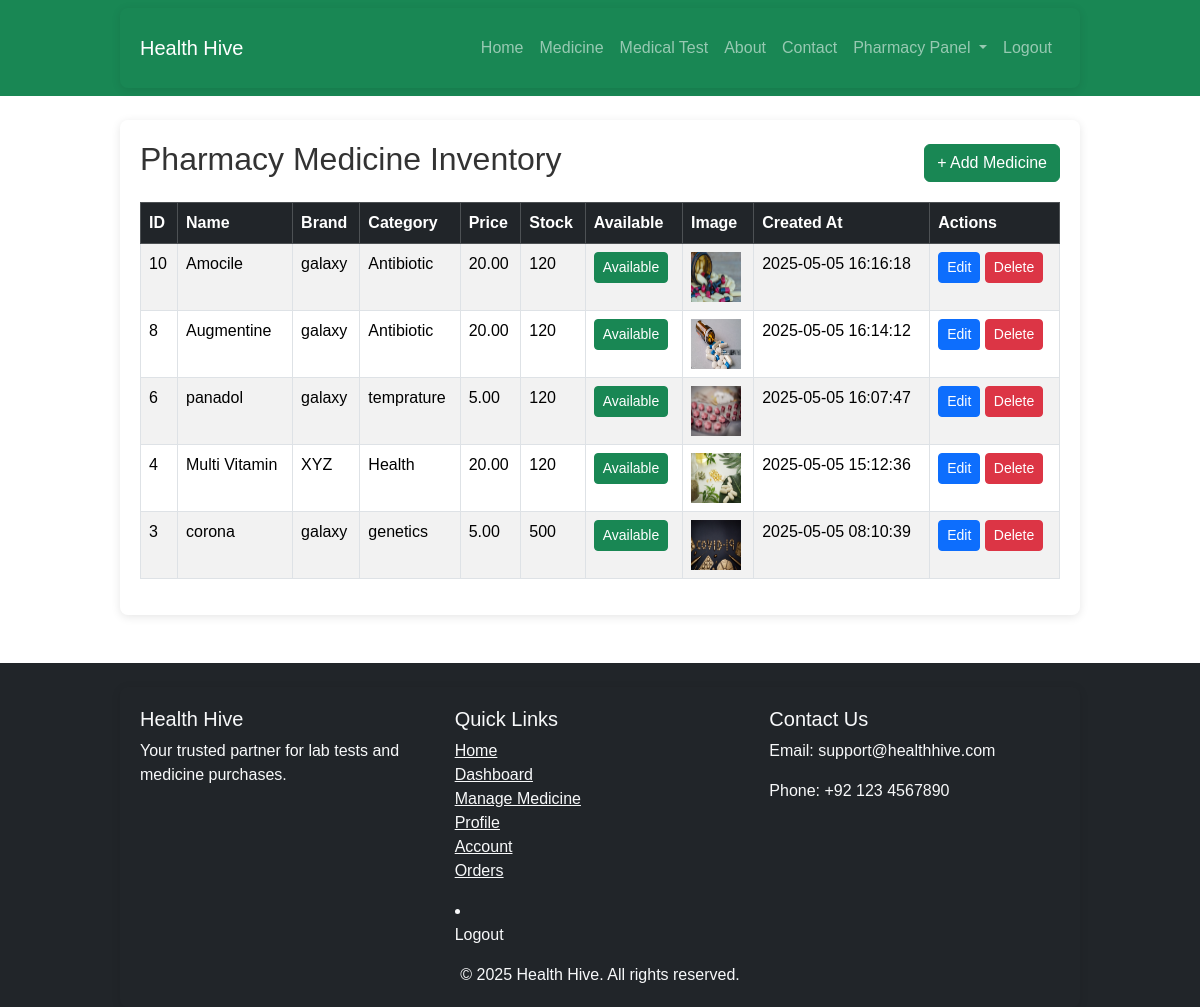
The page /pharmacy/manage_medicine.php (signed in) on the database its author committed.
### tables this page shows
CREATE TABLE `medicines` (
  `id` int(11) NOT NULL,
  `pharmacy_id` int(11) NOT NULL,
  `name` varchar(255) NOT NULL,
  `brand` varchar(255) DEFAULT NULL,
  `generic` varchar(255) DEFAULT NULL,
  `category` varchar(100) DEFAULT NULL,
  `price` decimal(10,2) NOT NULL,
  `discount` decimal(5,2) DEFAULT 0.00,
  `stock` int(11) NOT NULL,
  `description` text DEFAULT NULL,
  `image` varchar(255) DEFAULT NULL,
  `status` tinyint(1) DEFAULT 1,
  `is_available` tinyint(1) DEFAULT 1,
  `created_at` timestamp NOT NULL DEFAULT current_timestamp()
);

### pharmacy/manage_medicine.php (the view, shortened to what this page needs)
<?php
require_once __DIR__ . '/../header.php';
$pharmacy_id = $_SESSION['user_id'] ?? 1;
$query = "SELECT * FROM medicines WHERE pharmacy_id = ? AND status = 1 ORDER BY created_at DESC";
$stmt = $conn->prepare($query);
$stmt->bind_param("i", $pharmacy_id);
$stmt->execute();
$result = $stmt->get_result();
?>
<div class="container mt-4">
    <div class="d-flex justify-content-between align-items-center mb-3">
        <h2>Pharmacy Medicine Inventory</h2>
        <a href="add_medicine.php" class="btn btn-success">+ Add Medicine</a>
    </div>
    <div class="table-responsive">
        <table id="medicineTable" class="table table-striped table-bordered">
            <thead class="table-dark">
                <tr>
                    <th>ID</th>
                    <th>Name</th>
                    <th>Brand</th>
                    <th>Category</th>
                    <th>Price</th>
                    <th>Stock</th>
                    <th>Available</th>
                    <th>Image</th>
                    <th>Created At</th>
                    <th>Actions</th>
                </tr>
            </thead>
            <tbody>
                <?php while ($row = $result->fetch_assoc()) { ?>
                    <tr>
                        <td><?= $row['id'] ?></td>
                        <td><?= htmlspecialchars($row['name']) ?></td>
                        <td><?= htmlspecialchars($row['brand']) ?></td>
                        <td><?= htmlspecialchars($row['category']) ?></td>
                        <td><?= number_format($row['price'], 2) ?></td>
                        <td><?= $row['stock'] ?></td>
                        <td>
    <a href="manage_medicine.php?action=toggle_availability&id=<?= $row['id'] ?>"
       class="btn btn-sm btn-<?= $row['is_available'] ? 'success' : 'secondary' ?>">
        <?= $row['is_available'] ? 'Available' : 'Unavailable' ?>
    </a>
</td>
                        <td>
                            <?php if ($row['image']) { ?>
                                <img src="../<?= $row['image'] ?>" width="50" height="50">
                            <?php } else {
                                echo 'N/A';
                            } ?>
                        </td>
                        <td><?= $row['created_at'] ?></td>
                        <td>
    <a href="update_medicine.php?id=<?= $row['id'] ?>" class="btn btn-sm btn-primary mb-1">
        <i class="fa fa-edit"></i> Edit
    </a>
    <a href="manage_medicine.php?action=delete&id=<?= $row['id'] ?>"
       class="btn btn-sm btn-danger mb-1"
       onclick="return confirm('Are you sure you want to delete this medicine?');">
        <i class="fa fa-trash"></i> Delete
    </a>
</td>
                    </tr>
                <?php } ?>
            </tbody>
        </table>
    </div>
</div>
<?php
require_once __DIR__ . '/../footer.php';
?>

### assets/css/style.css (style rules this page uses)
* { margin: 0; padding: 0; box-sizing: border-box; }
body { font-family: Arial, sans-serif; color: #333; }
.container { width: 80%; margin: 0 auto; padding: 20px; box-shadow: 0 2px 10px rgba(0, 0, 0, 0.1); border-radius: 8px; }

### rows shown on the page
medicines: id "10", name "Amocile", brand "galaxy", category "Antibiotic", price "20.00", stock "120", is_available "Available", image (picture), created_at "2025-05-05 16:16:18"
medicines: id "8", name "Augmentine", brand "galaxy", category "Antibiotic", price "20.00", stock "120", is_available "Available", image (picture), created_at "2025-05-05 16:14:12"
medicines: id "6", name "panadol", brand "galaxy", category "temprature", price "5.00", stock "120", is_available "Available", image (picture), created_at "2025-05-05 16:07:47"
medicines: id "4", name "Multi Vitamin", brand "XYZ", category "Health", price "20.00", stock "120", is_available "Available", image (picture), created_at "2025-05-05 15:12:36"
medicines: id "3", name "corona", brand "galaxy", category "genetics", price "5.00", stock "500", is_available "Available", image (picture), created_at "2025-05-05 08:10:39"
